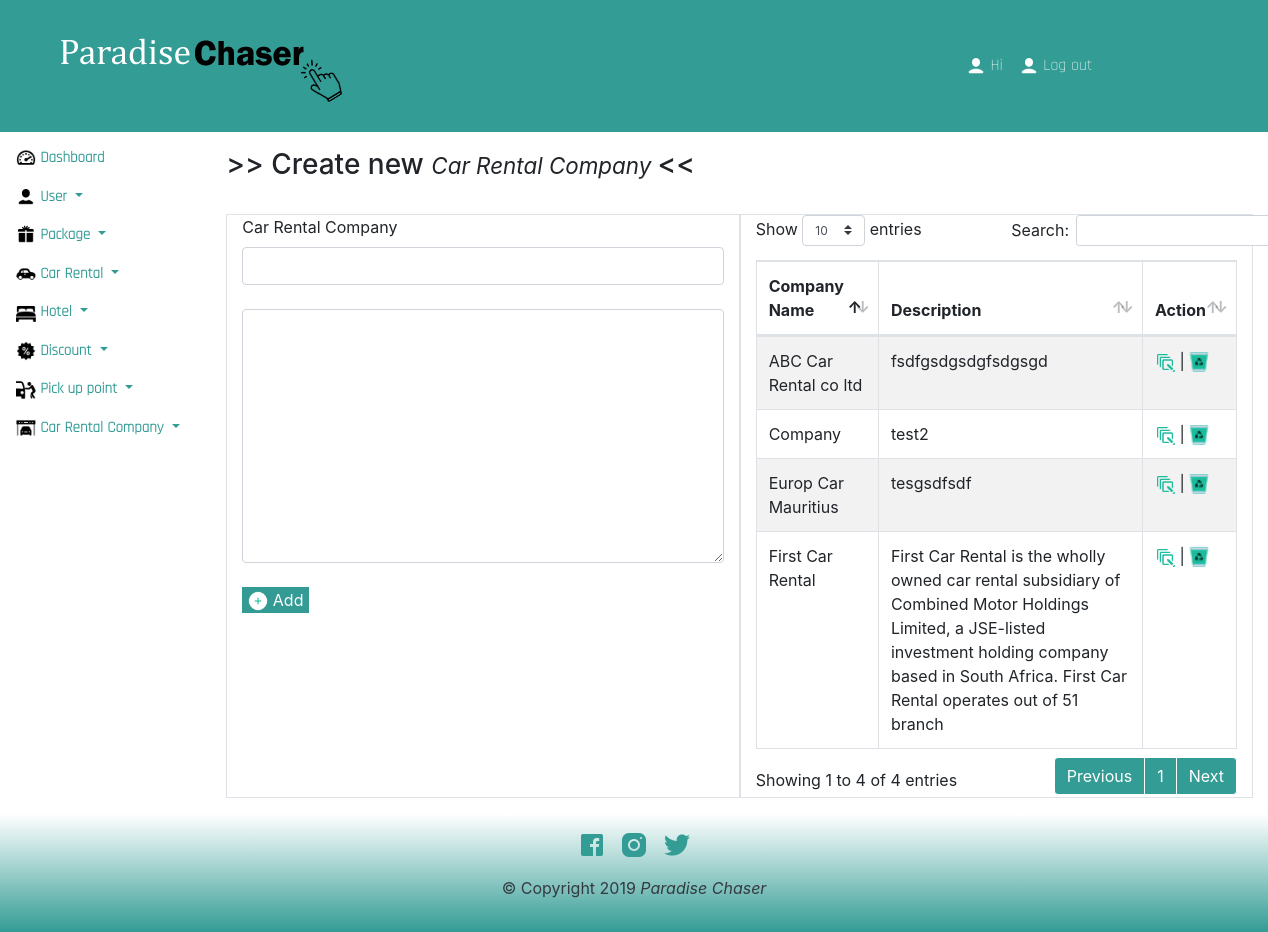
Page /dashboard/admin/crc/create-crc.php on the earlier database version.
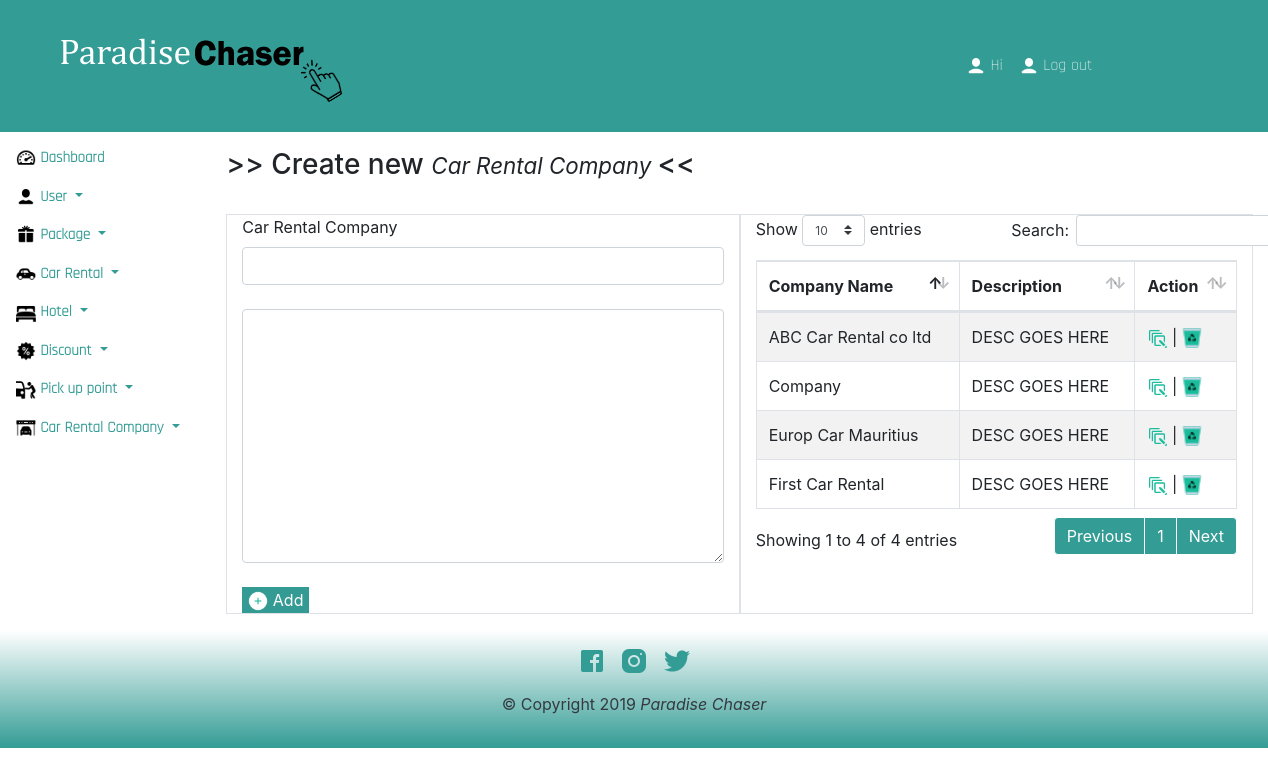
Same page on the later database version.
### tables this page shows
CREATE TABLE `tbl_carrental_company` (
  `id` int(11) NOT NULL,
  `company_name` varchar(200) NOT NULL,
  `description` varchar(200) NOT NULL
);

### common/icons.php (called while the page is built, shortened)
<?php
$plusWhite    = 'http://localhost:'.$_SERVER['SERVER_PORT'].'/OnlineTravelTours/Asset/images/icons/dashboard/icon-plus-white.png';
$edit         = 'http://localhost:'.$_SERVER['SERVER_PORT'].'/OnlineTravelTours/Asset/images/icons/dashboard/edit.png';
$remove       = 'http://localhost:'.$_SERVER['SERVER_PORT'].'/OnlineTravelTours/Asset/images/icons/dashboard/remove.png';
?>

### Action/action-create-crc.php (called while the page is built, shortened)
<?php
    $sql_fetch        = "SELECT * FROM tbl_carrental_company";
    $query_fetch      =  mysqli_query($dbc,$sql_fetch);
?>

### dashboard/admin/crc/create-crc.php (the view, shortened to what this page needs)
<?php require('../../../common/dashboard-common/header.php'); ?>
<?php require('../../../Action/action-create-crc.php'); ?>
<main class="col bg-faded py-3">
    <h3 class="text-left"> >> Create new <small> <em> Car Rental Company </em></small> <<</h3>
    <br>
    <form method="post" action="<?=$_SERVER['PHP_SELF'];?>" autocomplete="off" id="formCRC">
        <div class="container">
            <div class="row justify-content-center">
                <div class="col-md-6 border">
                    <label for="txt-crcName">Car Rental Company</label>
                    <?php
                        if(@$query_check){
                            while($row_check = mysqli_fetch_array($query_check)){
                    ?>
                        <input type="text" class="form-control" id="txt-crcName" name="txt-crcName" data-validation="required custom length" data-validation="length required custom" data-validation-regexp="^([a-zA-Z ]+)$" data-validation-length="min3" maxlength ="200" value="<?= $row_check['company_name'];?>">
                        <br>
                        <label for="txt-crcDescription">Car Rental Company Description(s)</label>
                        <textarea class="form-control" id="txt-crcDescription" name="txt-crcDescription" data-validation="required" rows="10"><?= $row_check['description']; ?></textarea>
                        <input type="hidden" name="curr_id" value="<?= $row_check['id'];?>" />
                        <input type="hidden" name="curr_val" value="<?= $row_check['company_name'];?>" />
                        <br>
                        <button class="btn-save" name="btn-update-crc"> <span><img src="<?= $save;?>" class="icon"/></span> Update</button>
                        <button class="btn-save" id="cancel-update"> <span><img src="<?= $logout;?>" class="icon"/></span> Cancel</button>
                        <br>
                    <?php
                            }
                        }else{
                            ?>
                                <input type="text" class="form-control" id="txt-crcName" name="txt-crcName" data-validation="required custom length" data-validation="length required custom" data-validation-regexp="^([a-zA-Z ]+)$" data-validation-length="min3" maxlength ="200">
                                <br>
                                <textarea class="form-control" id="txt-crcDescription" name="txt-crcDescription" data-validation="required" rows="10"></textarea>
                            <?php
                        }
                    ?>
                    <br>
                    <button class="btn-save" name="btn-add-crc" id="btn-add-crc"> <span><img src="<?= $plusWhite;?>" class="icon"/> </span> Add</button>
                </div>
                 <div class="col-md-6 border">
                    <table id="crcList" class="table table-striped table-bordered" style="width:100%">
                        <thead>
                            <tr>
                                <th>Company Name</th>
                                <th>Description</th>
                                <th>Action</th>
                            </tr>
                        </thead>
                        <tbody>
                            <?php
                                if($query_fetch){
                                    while($rowFetch = mysqli_fetch_array($query_fetch)){
                                    ?>
                                    <tr>
                                        <td><?= $rowFetch['company_name'];?></td>
                                        <td><?= $rowFetch['description'];?></td>
                                            <td>
                                            <a href="create-crc.php?id=<?= $rowFetch['id'];?>&value=<?= $rowFetch['company_name']; ?>"> <span data-balloon="Edit" data-balloon-pos="up"><img src="<?= $edit; ?>" class="icon" /></span></a> |
                                            <a href="create-crc.php?del=<?= $rowFetch['id'];?>"> <span data-balloon="Remove" data-balloon-pos="up"><img src="<?= $remove; ?>" class="icon" /></span></a>
                                        </td>
                                    </tr>
                                    <?php
                                    }
                                }
                            ?>
                        </tbody>
                    </table>
                </div>
            </div>
        </div>
    </form>
</main>
<?php require('../../../common/dashboard-common/footer.php'); ?>

Differences in the rows shown:
changed tbl_carrental_company "ABC Car Rental co ltd": description "fsdfgsdgsdgfsdgsgd" → "DESC GOES HERE"
changed tbl_carrental_company "First Car Rental": description "First Car Rental is the wholly owned car rental subsidiary of Combined Motor Holdings Limited, a JSE-listed investment holding company based in South Africa. First Car Rental operates out of 51 branch" → "DESC GOES HERE"
changed tbl_carrental_company "Europ Car Mauritius": description "tesgsdfsdf" → "DESC GOES HERE"
changed tbl_carrental_company "Company": description "test2" → "DESC GOES HERE"
